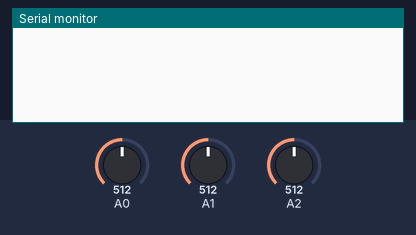
Recording of a sketch running on a simulated Arduino Uno, built with avr-gcc and run on an emulated ATmega328P. On the bench: the last lines printed to the serial monitor. The inputs (shaded band) are chosen by the test bench; at power-on: A0 = 512, A1 = 512, A2 = 512.

Above: at 1.2 s.
1.3 s: A0 set to 122
At 2.3 s:
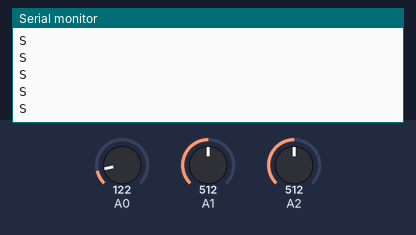
3.2 s: A0 set to 511
At 4.6 s:
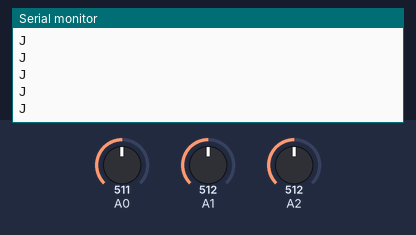

Measured:
- after the input at 1.3 s, the serial monitor: prints a new line after 0.06 s (image 1)
- after the input at 3.2 s, the serial monitor: prints a new line after 0.08 s (image 2)

The sketch:

control.ino
```cpp
#include <SoftwareSerial.h>

SoftwareSerial btport(10, 11);
int jumpflg = 0;
int squatflg = 0;
int GCD = 0;

void setup() {
  Serial.begin(9600);
  btport.begin(38400);
}

void loop() {
// 地球の重力である1Gの加速度(m/s^2)
  float ms2 = 9.80665;

  // 電源電圧5V時のオフセット電圧(0G = 2.5V = 2500mV)
  float offset_voltage = 2500.0;

  // XYZの電圧(mV)を取得する
  float x =  (analogRead(A0) / 1024.0) * 5.0 * 1000;
  float y =  (analogRead(A1) / 1024.0) * 5.0 * 1000;
  float z =  (analogRead(A2) / 1024.0) * 5.0 * 1000;

  // XYZからオフセット電圧を引いた電圧を求める
  x = x - offset_voltage;
  y = y - offset_voltage;
  z = z - offset_voltage;

  // XYZから重力を求める
  float xg = x / 1000.0;
  float yg = y / 1000.0;
  float zg = z / 1000.0;

  // XYZの重力から加速度(m/s^2)を算出
  float xms2 = xg * ms2;
  float yms2 = yg * ms2;
  float zms2 = zg * ms2;

  if(GCD == 0)
  {
    if(xms2 <= -15.0)
    {
      if(squatflg >= 1)
      {
        GCD = 3;
      }
      else
      {
        jumpflg = 5;
      }
    }
    else if(xms2 >= -5.0)
    {
      if(jumpflg >= 1)
      {
        GCD = 3;
      }
      else
      {
        squatflg = 5;
      }
    }
    squatflg--;
    jumpflg--;
  }
  else
  {
    if(squatflg >= 1)
    {
        Serial.println('S');
        btport.println('S');
    }
    else  if(jumpflg >= 1)
    {
        Serial.println('J');
        btport.println('J');
    }
    GCD--;
  }
/*
  Serial.print(xms2);
  Serial.print(", ");
  Serial.print(yms2);
  Serial.print(", ");
  Serial.print(zms2);
  Serial.print(", ");
  Serial.print(GCD);
  Serial.print(", ");
  Serial.print(jumpflg);
  Serial.print(", ");
  Serial.print(squatflg);
  Serial.println();
*/
  delay(50);
}
```
